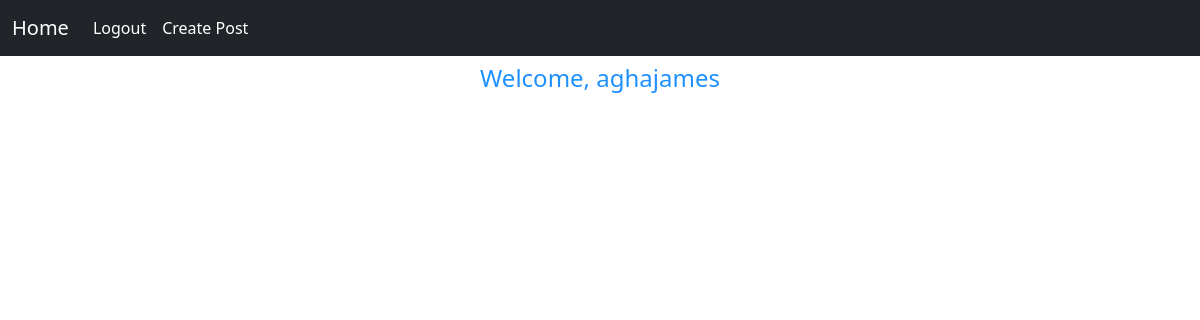
Before: /home (signed in) with the older database file.
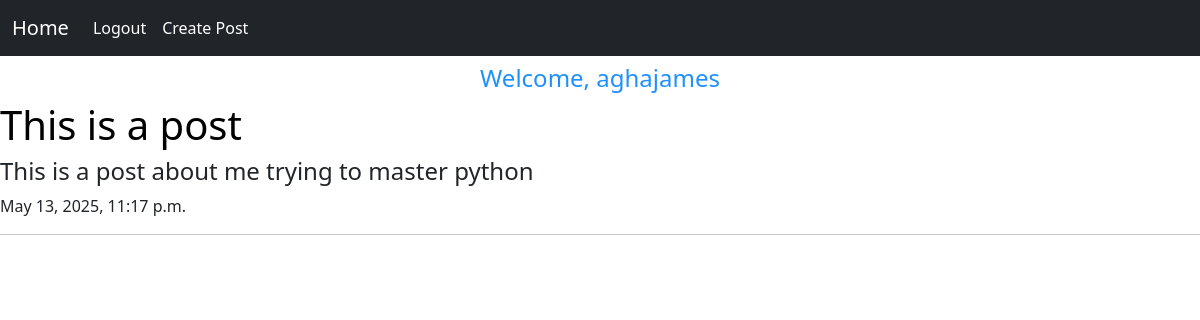
After: the same page with the newer database file.
### contentapp/models.py (models this page shows)
class Post(models.Model):
    title = models.CharField(max_length=100)
    body = models.TextField(max_length=100000)
    when_created = models.DateTimeField(default=datetime.now, blank=True)

### contentapp/views.py (the view)
# urls.py: 2. Add a URL to urlpatterns:  path('', views.home, name='home')
def home(request):
    posts = Post.objects.all()
    return render(request, 'home.html', {'posts': posts})

### templates/home.html
{% extends 'index.html' %}
{% block mainpage %}
{% if user.is_authenticated %}
<div style=" padding-top: 4em;">
<h4 style="text-align: center; color: dodgerblue;">Welcome, {{user.username}}</h4>
    {% for post in posts %}
    <a style="text-decoration: none; color: black;" href="/display_post/{{post.id}}"><h1>{{post.title}}</h1></a>
    <h4>{{post.body|truncatewords:10}}</h4>
    <p>{{post.when_created}}</p>
    <hr>
    {% endfor %}
    {% else %}
    <h3 style="text-align: center;">Welcome. You have to be logged in to view other user's posts</h3>
    {% endif %}
</div>
{% endblock %}

### templates/index.html (shortened to what this page needs)
<!doctype html>
<html lang="en">
  <head>
    <link href="https://cdn.jsdelivr.net/npm/bootstrap@5.3.6/dist/css/bootstrap.min.css" rel="stylesheet">
  </head>
  <body>
    {% include 'navbar.html' %}
    {% block mainpage %}
    {% endblock %}
  </body>
</html>

### templates/navbar.html (shortened to what this page needs)
{% if user.is_authenticated %}
<nav class="navbar navbar-expand-lg navbar-dark bg-dark fixed-top">
  <div class="container-fluid">
    <a class="navbar-brand" href="{% url 'home' %}">Home</a>
    <div class="collapse navbar-collapse" id="navbarNav">
      <ul class="navbar-nav">
        <li class="nav-item">
          <a class="nav-link active" aria-current="page" href="{% url 'logout' %}">Logout</a>
        </li>
        <li class="nav-item">
          <a class="nav-link active" aria-current="page" href="{% url 'create_content' %}">Create Post</a>
        </li>
      </ul>
    </div>
  </div>
</nav>
{% endif %}

Changed rows visible on the page:
added Post: title "This is a post", body "This is a post about me trying to master python", when_created "May 13, 2025, 11:17 p.m."
